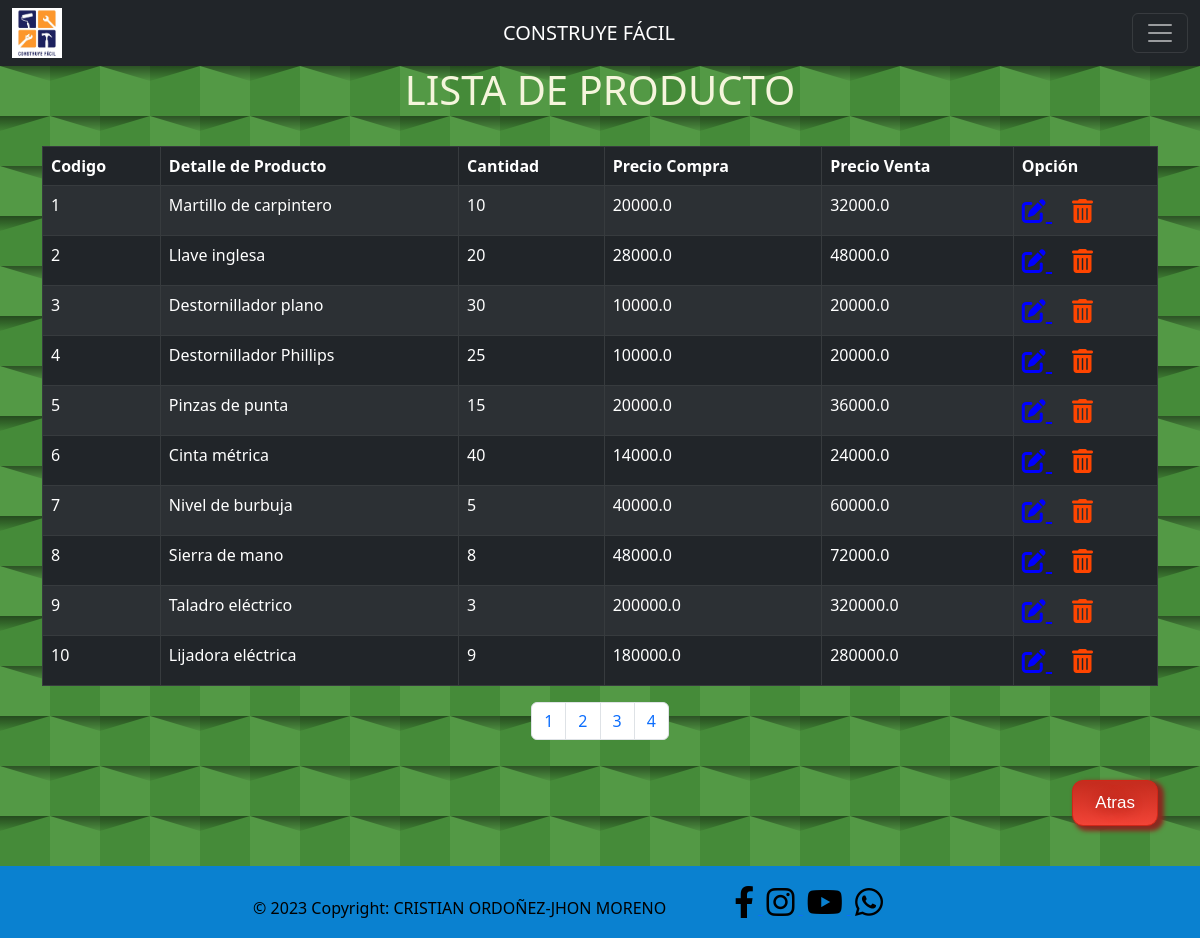
The app's page /productos/listar-productos (signed in) with its own data.
### tables this page shows
CREATE TABLE "producto" (
	"id_prod"	INTEGER,
	"det_prod"	TEXT,
	"cant_prod"	INTEGER,
	"precio_compra"	REAL,
	"precio_venta"	REAL,
	PRIMARY KEY("id_prod")
);

### productos/producto.py (the view)
@productos.route('/productos/listar-productos')
@productos.route('/productos/listar-productos/<int:page>')
def listar_prod(page=0):
    page = 10*page
    titulo="Listar Productos"
    try:
        dato=listar(tabla="producto",item=page)
        return render_template('listar_productos_u.html',dato=dato, titulo=titulo)
    except Exception:
        return abort(404)

### app.py (called while the page is built)
def get_locale():
    lugar , hora = locale.getdefaultlocale()
    return lugar

### controller.py (called while the page is built)
def dbacces(frase):
    conn = sqlite3.connect('dbFerreteria.db')
    cursor= conn.cursor()
    cursor.execute(frase)
    conn.commit()
    dato=cursor.fetchall()
    cursor.close
    return dato

def listar(tabla, item):
    listar=f'SELECT * FROM {tabla} LIMIT 10 OFFSET {item};'
    dato=dbacces(listar)
    return dato

### productos/producto.py (called while the page is built)
@productos.before_request
def validar_sesion():
    if 'rol' not in session:
        return redirect('/')

### productos/templates/listar_productos_u.html (shortened to what this page needs)
{% extends 'layout.html' %}
    {% block body %}
    <div class="fondo_listar_u">
        <h1 style="color: beige; text-align: center;">{{_('LISTA DE PRODUCTO')}}</h1>
        <div class="container">
            <br>
            <table class="table table-dark table-striped table-bordered" id="example">
                <thead style="background-color: orange; color: rgb(255, 255, 255);">
                    <th>{{_('Codigo')}}</th>
                    <th>{{_('Detalle de Producto')}}</th>
                    <th>{{_('Cantidad')}}</th>
                    <th>{{_('Precio Compra')}}</th>
                    <th>{{_('Precio Venta')}}</th>
                    <th>{{_('Opción')}}</th>
                </thead>
                <tbody>
                    {% for fila in dato %}
                    <tr>
                        {% for elem in fila %}
                        <td>{{elem}}</td>
                        {% endfor %}
                        <td>
                            <span style="font-size: 24px; margin-right: 20px;">
                                <a style="color: blue;" href=""> <i class="fas fa-edit"></i> </a>
                            </span>
                            <span style="font-size: 24px;">
                                <a  style="color: orangered;" href=""> <i class="fas fa-trash-alt"></i> </a>
                            </span>
                        </td>
                    </tr>
                    {% endfor %}
                </tbody>
            </table>
            <nav aria-label="Page navigation example">
                <ul class="pagination justify-content-center">
                    <li class="page-item"><a class="page-link" href="/productos/listar-productos/0">1</a></li>
                    <li class="page-item"><a class="page-link" href="/productos/listar-productos/1">2</a></li>
                    <li class="page-item"><a class="page-link" href="/productos/listar-productos/2">3</a></li>
                    <li class="page-item"><a class="page-link" href="/productos/listar-productos/3">4</a></li>
                </ul>
            </nav>
            <br>
            <div class="posicion">
                <a href="/productos" class="button_atras">{{_('Atras')}}</a>
            </div>
            <br>
        </div>
    </div>
    {% endblock body %}

### static/css/style.css (style rules this page uses)
.posicion { display: flex; justify-content: right; align-items: right; }
.button_atras { box-shadow: 4px 3px 4px 2px #8a2a21; background: linear-gradient( #c62d1f 5%, #f24437 100%); background-color: #c62d1f; border-radius: 11px; border: 1px solid #d02718; display: inline-block; cursor: pointer; color: white; font-family: Arial; font-size: 17px; padding: 9px 22px; text-decoration: none; text-shadow: 0px 1px 15px #810e05; }
.fondo_listar_u { width: 100%; height: 800px; background-color: #539945; }

### records on screen
producto: fila "1" "10", det_prod "Martillo de carpintero", precio_compra "20000.0", precio_venta "32000.0"
producto: fila "2" "20", det_prod "Llave inglesa", precio_compra "28000.0", precio_venta "48000.0"
producto: fila "3" "30", det_prod "Destornillador plano", precio_compra "10000.0", precio_venta "20000.0"
producto: fila "4" "25", det_prod "Destornillador Phillips", precio_compra "10000.0", precio_venta "20000.0"
producto: fila "5" "15", det_prod "Pinzas de punta", precio_compra "20000.0", precio_venta "36000.0"
producto: fila "6" "40", det_prod "Cinta métrica", precio_compra "14000.0", precio_venta "24000.0"
producto: fila "7" "5", det_prod "Nivel de burbuja", precio_compra "40000.0", precio_venta "60000.0"
producto: fila "8" "8", det_prod "Sierra de mano", precio_compra "48000.0", precio_venta "72000.0"
producto: fila "9" "3", det_prod "Taladro eléctrico", precio_compra "200000.0", precio_venta "320000.0"
producto: fila "10" "9", det_prod "Lijadora eléctrica", precio_compra "180000.0", precio_venta "280000.0"
